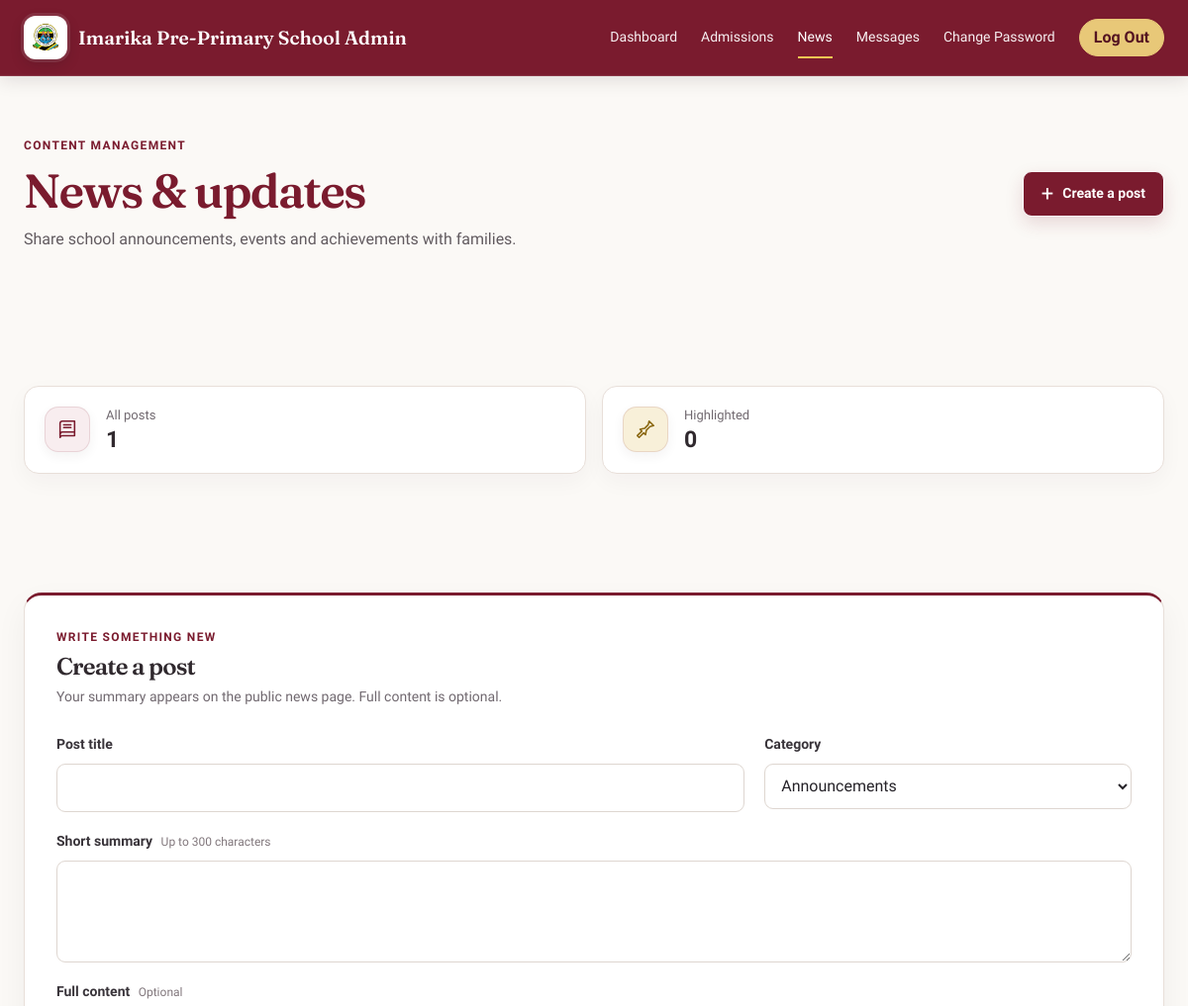
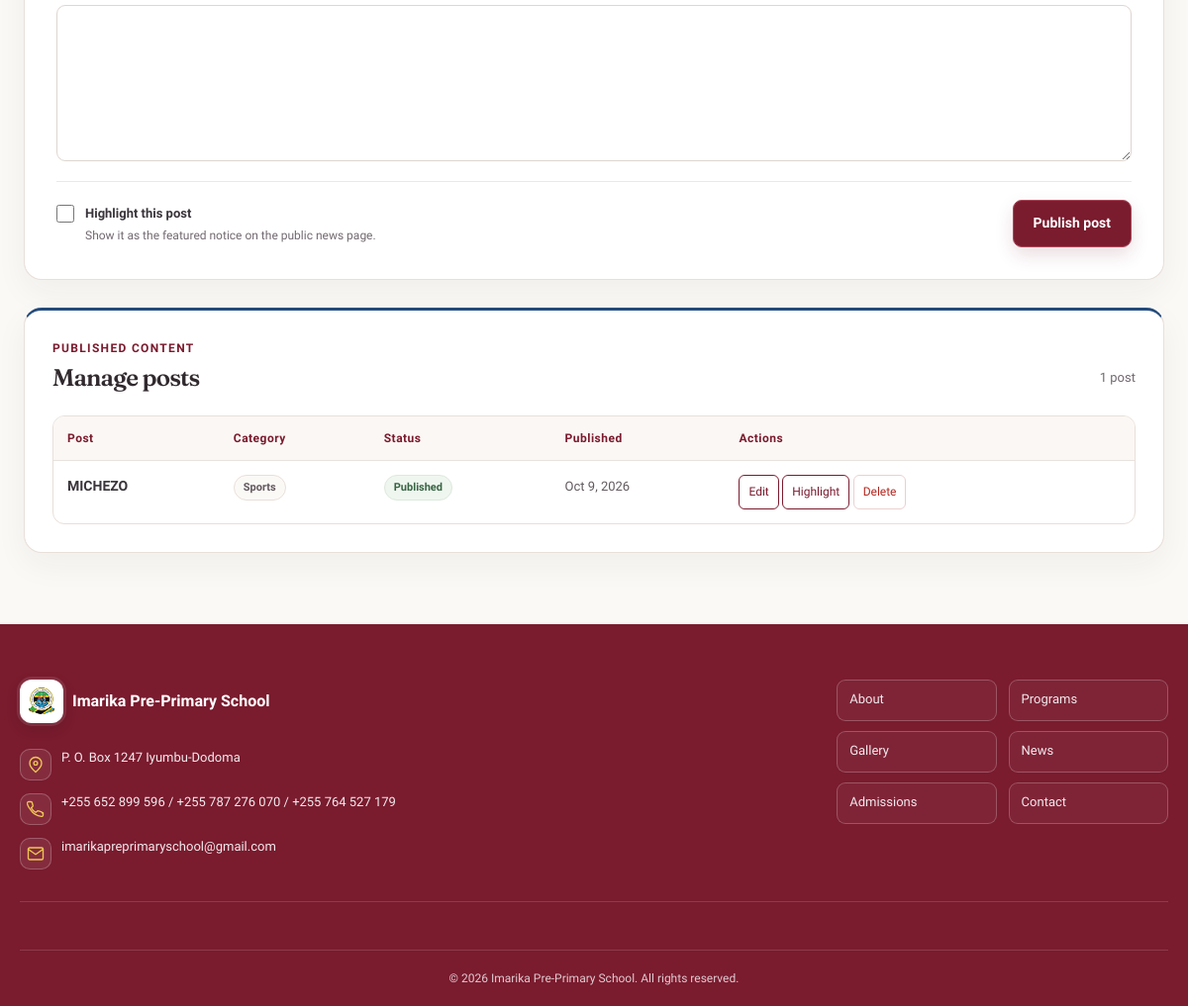
Screenshot of /admin/news.php (signed in) with the database file from the repository (2 pictures, top to bottom).
### tables this page shows
CREATE TABLE `news` (
  `id` int(11) NOT NULL,
  `title` varchar(255) NOT NULL,
  `category` enum('Announcements','Events','Sports','Academic Results') NOT NULL,
  `snippet` varchar(300) NOT NULL,
  `content` text DEFAULT NULL,
  `pinned` tinyint(1) NOT NULL DEFAULT 0,
  `created_at` datetime NOT NULL DEFAULT current_timestamp()
);

### admin/news.php (the view, shortened to what this page needs)
<?php
$pdo = getDbConnection();
$categories = ['Announcements', 'Events', 'Sports', 'Academic Results'];
$title = '';
$category = $categories[0];
$snippet = '';
$content = '';
$pinned = 0;
$pageSize = 25;
$page = max(1, (int) ($_GET['page'] ?? 1));
$totalPosts = 0;
$pinnedPosts = 0;
$rows = [];
$listingAvailable = false;
if ($pdo !== null) {
    try {
        $summary = $pdo->query('SELECT COUNT(*) AS total, COALESCE(SUM(pinned), 0) AS pinned FROM news')->fetch(PDO::FETCH_ASSOC);
        $totalPosts = (int) $summary['total'];
        $pinnedPosts = (int) $summary['pinned'];
        $totalPages = max(1, (int) ceil($totalPosts / $pageSize));
        $page = min($page, $totalPages);
        $stmt = $pdo->prepare('SELECT id, title, category, pinned, created_at FROM news ORDER BY pinned DESC, created_at DESC LIMIT :limit OFFSET :offset');
        $stmt->bindValue(':limit', $pageSize, PDO::PARAM_INT);
        $stmt->bindValue(':offset', ($page - 1) * $pageSize, PDO::PARAM_INT);
        $stmt->execute();
        $rows = $stmt->fetchAll(PDO::FETCH_ASSOC);
        $listingAvailable = true;
    } catch (PDOException $exception) {
        error_log('Admin news listing failed: ' . $exception->getMessage());
        $error = 'News posts could not be loaded. Please try again later.';
    }
} else {
    $error = 'News updates are temporarily unavailable. Please try again later.';
}
?>
<!DOCTYPE html>
<html lang="en">
<head>
  <link rel="stylesheet" href="../styles.css?v=20261016-responsive-perf1">
  <link rel="stylesheet" href="admin.css?v=20261016-logout-color6">
</head>
<body>
  <?php require __DIR__ . '/includes/admin-nav.php'; ?>
  <main class="admin-main admin-news-main">
    <div class="admin-page-heading admin-news-heading">
      <div>
        <p class="admin-page-eyebrow">Content management</p>
        <h1>News &amp; updates</h1>
        <p>Share school announcements, events and achievements with families.</p>
      </div>
      <a class="admin-news-create-link" href="#new-post"><span aria-hidden="true">+</span> Create a post</a>
    </div>
    <section class="admin-news-stats" aria-label="News post overview">
      <div class="admin-news-stat">
        <span class="admin-news-stat-icon" aria-hidden="true">
          <svg viewBox="0 0 24 24"><path d="M4 5.5A2.5 2.5 0 0 1 6.5 3H20v16H6.5A2.5 2.5 0 0 0 4 21V5.5Z"/><path d="M4 17.5A2.5 2.5 0 0 1 6.5 15H20M8 7h8M8 10h8"/></svg>
        </span>
        <span class="admin-news-stat-label">All posts</span>
        <strong><?= number_format($totalPosts) ?></strong>
      </div>
      <div class="admin-news-stat">
        <span class="admin-news-stat-icon admin-news-stat-icon-pinned" aria-hidden="true">
          <svg viewBox="0 0 24 24"><path d="m16 3 5 5-4 1-4 4-1 5-2-2-5 5-2-2 5-5-2-2 5-1 4-4 1-4Z"/></svg>
        </span>
        <span class="admin-news-stat-label">Highlighted</span>
        <strong><?= number_format($pinnedPosts) ?></strong>
      </div>
    </section>
    <section class="admin-news-composer" id="new-post" aria-labelledby="new-post-title">
      <div class="admin-news-section-heading">
        <div>
          <p class="admin-page-eyebrow">Write something new</p>
          <h2 id="new-post-title">Create a post</h2>
          <p>Your summary appears on the public news page. Full content is optional.</p>
        </div>
      </div>
      <form method="POST" class="admin-news-form">
        <div class="admin-news-fields">
          <div class="admin-news-field admin-news-title-field">
            <label for="title">Post title</label>
            <input type="text" id="title" name="title" value="<?= htmlspecialchars($title, ENT_QUOTES, 'UTF-8') ?>" maxlength="255" required>
          </div>
          <div class="admin-news-field">
            <label for="category">Category</label>
            <select id="category" name="category" required>
              <?php foreach ($categories as $c): ?><option value="<?= htmlspecialchars($c, ENT_QUOTES, 'UTF-8') ?>" <?= $category === $c ? 'selected' : '' ?>><?= htmlspecialchars($c) ?></option><?php endforeach; ?>
            </select>
          </div>
          <div class="admin-news-field admin-news-field-wide">
            <label for="snippet">Short summary <span>Up to 300 characters</span></label>
            <textarea id="snippet" name="snippet" maxlength="300" rows="3" required><?= htmlspecialchars($snippet) ?></textarea>
          </div>
          <div class="admin-news-field admin-news-field-wide">
            <label for="content">Full content <span>Optional</span></label>
            <textarea id="content" name="content" rows="5"><?= htmlspecialchars($content) ?></textarea>
          </div>
        </div>
        <div class="admin-news-form-footer">
          <label class="admin-news-pin-option">
            <input type="checkbox" name="pinned" value="1" <?= $pinned ? 'checked' : '' ?>>
            <span><strong>Highlight this post</strong><small>Show it as the featured notice on the public news page.</small></span>
          </label>
          <button type="submit" name="add_post" value="1" class="btn-primary">Publish post</button>
        </div>
      </form>
    </section>
    <section class="admin-news-list" aria-labelledby="news-list-title">
      <div class="admin-news-section-heading admin-news-list-heading">
        <div>
          <p class="admin-page-eyebrow">Published content</p>
          <h2 id="news-list-title">Manage posts</h2>
        </div>
        <span class="admin-news-results"><?= number_format($totalPosts) ?> <?= $totalPosts === 1 ? 'post' : 'posts' ?></span>
      </div>
      <?php if ($listingAvailable && !$rows): ?>
        <div class="admin-news-empty">
          <h3>No posts yet</h3>
          <p>Your published news updates will appear here. Create your first post above.</p>
        </div>
      <?php elseif ($listingAvailable): ?>
      <div class="admin-table-wrap admin-news-table-wrap">
      <table class="admin-table">
        <thead><tr><th scope="col">Post</th><th scope="col">Category</th><th scope="col">Status</th><th scope="col">Published</th><th scope="col">Actions</th></tr></thead>
        <tbody>
        <?php foreach ($rows as $r): ?>
          <tr>
            <td data-label="Post"><strong class="admin-news-post-title"><?= htmlspecialchars($r['title']) ?></strong></td>
            <td data-label="Category"><span class="admin-news-category"><?= htmlspecialchars($r['category']) ?></span></td>
            <td data-label="Status"><?php if ($r['pinned']): ?><span class="admin-news-status">Highlighted</span><?php else: ?><span class="admin-news-status admin-news-status-regular">Published</span><?php endif; ?></td>
            <td data-label="Published"><time datetime="<?= htmlspecialchars($r['created_at'], ENT_QUOTES, 'UTF-8') ?>"><?= htmlspecialchars(date('M j, Y', strtotime($r['created_at']))) ?></time></td>
            <td data-label="Actions" class="admin-news-actions">
              <a href="news-edit.php?id=<?= (int) $r['id'] ?>" class="admin-btn-sm admin-news-edit">Edit</a>
              <?php if (!$r['pinned']): ?>
              <form method="POST" class="admin-inline-form">
                <button type="submit" class="admin-btn-sm">Highlight</button>
              </form>
              <?php endif; ?>
              <form method="POST" class="admin-inline-form" onsubmit="return confirm('Delete this post?');">
                <button type="submit" class="admin-btn-sm admin-btn-danger">Delete</button>
              </form>
            </td>
          </tr>
        <?php endforeach; ?>
        </tbody>
      </table>
      </div>
      <?php endif; ?>
    </section>
  </main>
  <?php require __DIR__ . '/includes/admin-footer.php'; ?>
</body>
</html>

### styles.css (style rules this page uses)
:root { --color-maroon: #7A1B2E; --color-royal-blue: #1B4FA0; --color-sky-blue: #3FA9DC; --color-gold: #F5C518; --color-white: #FFFFFF; --color-ink: #211417; --color-paper: #FFFBF6; --color-sage: #8FAE8B; --color-peach: #F3C6A3; --font-heading: 'Fraunces', serif; --font-body: 'Work Sans', sans-serif; --h1-size: 46px; --h2-size: 30px; --h3-size: 20px; --body-size: 16px; --small-size: 14px; --lede-size: 19px; --space-1: 8px; --space-2: 16px; --space-3: 24px; --space-4: 32px; --space-5: 40px; --space-6: 48px; --max-width: 1200px; --radius: 8px; --border-color: #e3d9db; }
* { box-sizing: border-box; margin: 0; padding: 0; }
html { scroll-behavior: smooth; }
body { font-family: var(--font-body); font-size: var(--body-size); color: var(--color-ink); background: var(--color-paper); line-height: 1.6; }
h1, h2, h3 { font-family: var(--font-heading); font-weight: 600; color: var(--color-maroon); line-height: 1.15; }
h1 { font-size: var(--h1-size); max-width: 15ch; }
h2 { font-size: var(--h2-size); max-width: 22ch; }
p { max-width: 66ch; }
a { color: var(--color-royal-blue); text-decoration: none; transition: color 140ms ease; }
.btn-primary { display: inline-block; background: var(--color-maroon); color: var(--color-white); padding: var(--space-2) var(--space-3); border-radius: var(--radius); font-weight: 500; border: none; cursor: pointer; transition: background-color 160ms ease, transform 160ms ease; }
section { padding: var(--space-6) 0; }
section[id] { scroll-margin-top: 84px; }
:root { --color-maroon: #7A1B2E; --color-royal-blue: #244b7b; --color-sky-blue: #4a9ec7; --color-gold: #f0c653; --color-ink: #262329; --color-paper: #fbf9f6; --color-sage: #eaf0e9; --color-peach: #f6eee5; --border-color: #e9e3de; --max-width: 1240px; --radius: 14px; --content-card-border: #e8e0da; --content-card-shadow: 0 10px 28px rgba(48, 38, 40, 0.055); }
body { background: #fff; color: #37343a; line-height: 1.7; -webkit-font-smoothing: antialiased; }
h1, h2, h3 { color: var(--color-maroon); letter-spacing: -0.035em; line-height: 1.12; }
h1 { font-size: clamp(2.6rem, 5.1vw, 4.55rem); }
h2 { font-size: clamp(1.9rem, 3.2vw, 2.8rem); }
p { line-height: 1.75; }
.btn-primary, .btn-secondary { min-height: 50px; padding: 13px 21px; border-radius: 9px; font-weight: 600; transition: transform 180ms ease, background-color 180ms ease, box-shadow 180ms ease; }
.btn-primary { box-shadow: 0 8px 18px rgba(122, 27, 46, 0.15); }
section { padding: clamp(64px, 8vw, 104px) 0; }
button:not(.gallery-item), input[type="button"], input[type="submit"], input[type="reset"] { border: 1px solid currentColor; transition: border-color 160ms ease, box-shadow 160ms ease, background-color 160ms ease, color 160ms ease; }
.btn-primary, .download-btn { border: 1px solid #a84758; }
.btn-secondary, .btn-apply, .admin-news-create-link, .admin-dashboard-website-link, .admin-news-pagination a { border: 1px solid currentColor; }

### rows the page displays
news: title "MICHEZO", category "Sports", pinned "Published", created_at "Oct 9, 2026"

### other values shown
$totalPosts "1"
$pinnedPosts "0"
form field category "Announcements"
